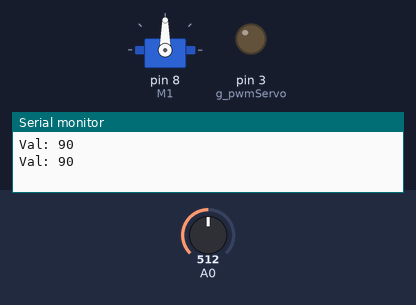
Recording of a sketch running on a simulated Arduino Uno, built with avr-gcc and run on an emulated ATmega328P. On the bench: servo, output pins drawn as LEDs (lit = HIGH), the last lines printed to the serial monitor. The inputs (shaded band) are chosen by the test bench; at power-on: A0 = 512.

Above: at 1.8 s.
1.9 s: A0 set to 716
At 2.8 s:
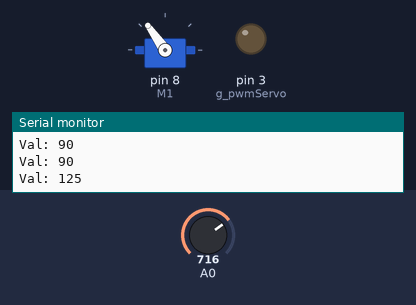
3.5 s: A0 set to 900
At 4.4 s:
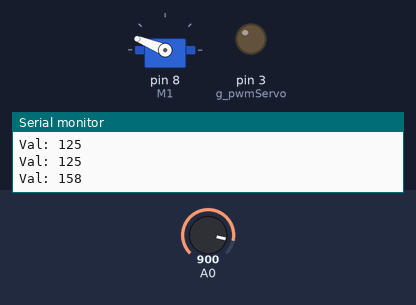
5.5 s: A0 set to 1023
At 7.2 s:
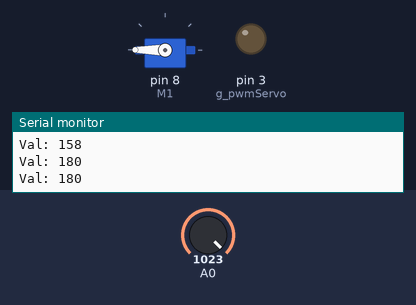
7.5 s: A0 set to 306
At 8.7 s:
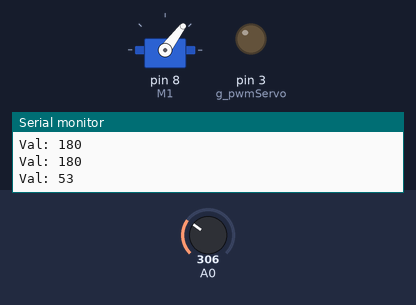
9.5 s: A0 set to 122
At 10.3 s:
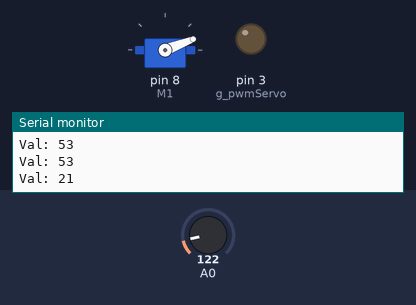
11.5 s: A0 set to 0
At 13.0 s:
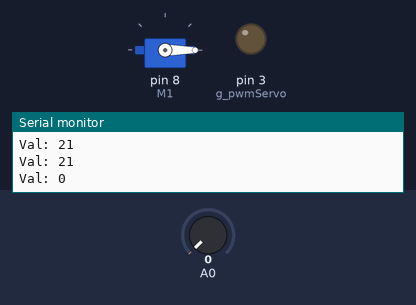
Timing chart, 0 to 14.5 s (numbered marks = the images above; inputs shaded):
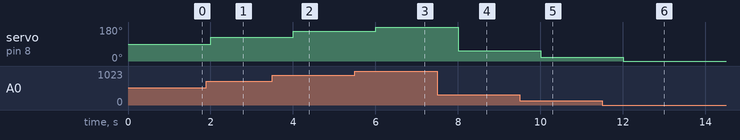

Measured:
- after the input at 1.9 s, servo on pin 8 (M1): 90° → 125° after 0.10 s
- after the input at 3.5 s, servo on pin 8 (M1): 125° → 158° after 0.50 s
- after the input at 5.5 s, servo on pin 8 (M1): 158° → 180° after 0.50 s
- after the input at 7.5 s, servo on pin 8 (M1): 180° → 53° after 0.50 s
- after the input at 9.5 s, servo on pin 8 (M1): 53° → 21° after 0.51 s
- after the input at 11.5 s, servo on pin 8 (M1): 21° → 0° after 0.51 s

The sketch:

Servo.ino
```cpp
#include <Servo.h>

/*  class     */
Servo M1;
/*  globales  */
int  g_potVal = 0;
short  g_pwmServo = 3;
int g_period = 20000;


void servoMotorSetAngle(int rotation)
{
  rotation = map(rotation, 0, 180, 500, 2500);

  digitalWrite(g_pwmServo, LOW);

  for (int t = 0; t < 300; t++)
  {
    digitalWrite(g_pwmServo, HIGH);
    delayMicroseconds(rotation);
    digitalWrite(g_pwmServo, LOW);
    delayMicroseconds(g_period - rotation);
  }
}

void setup()
{
  pinMode(g_pwmServo, OUTPUT);
  digitalWrite(g_pwmServo, LOW);
  M1.attach(8);
  Serial.begin(9600);
}

void loop()
{
  g_potVal = analogRead(A0);
  g_potVal = map(g_potVal, 0, 1023, 0, 180);
  Serial.print("Val: ");
  Serial.println(g_potVal);
  //servoMotorSetAngle(g_potVal);
  M1.write(g_potVal);
  delay(1000);
}
```
